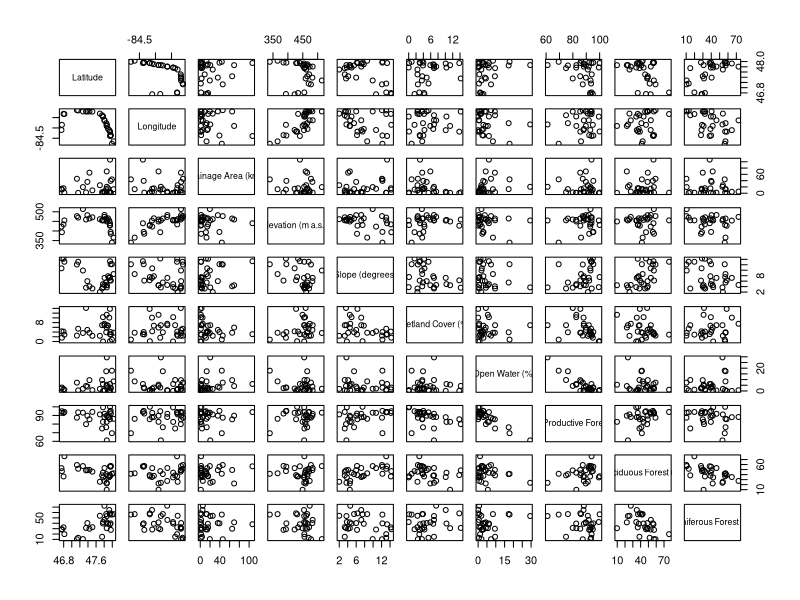
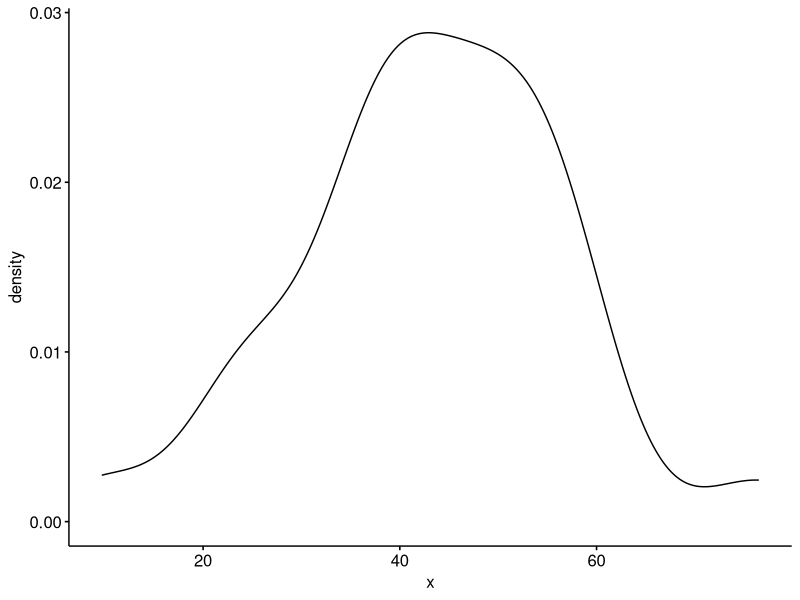
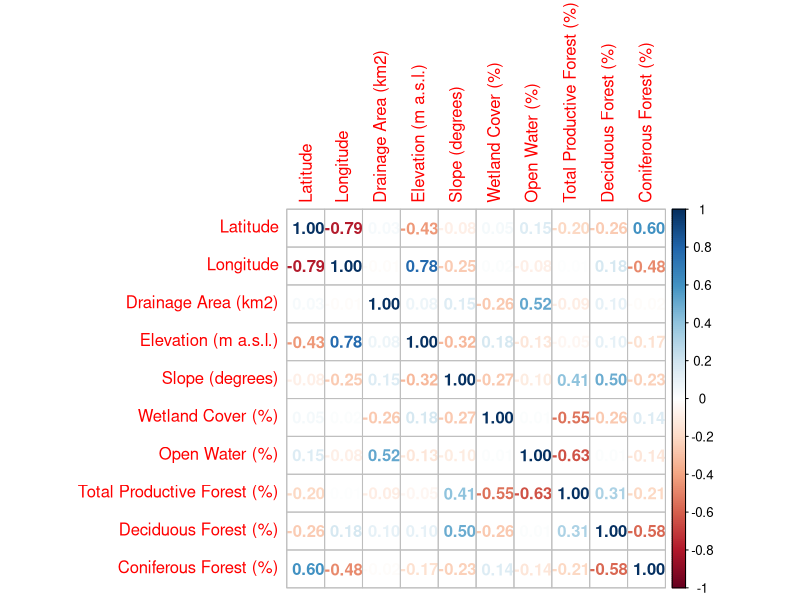

The R script that drew these images, in order:
#########################
## Name: Matt Watkins
## Date: Jan. 11th/23
## Project: MSc Data Analysis
## Objective: Run normality and correlation on land cover variables
## Inputs: master watershed table
## Outputs: normality data and correlation tables
#########################

## 0. NOTES ----

## 1. PREPARE ----

rm(list=ls())
options(stringsASfactors = FALSE, scipen = 999, encoding = "UTF-8")

library(tidyverse)
library(readxl)
library(ggpubr)
library(corrplot)

## 2. IMPORT ----

ws_table <- read_excel("Watershed_table_v1.xlsx")

## 3. TIDY // PROCESS ----

ws_landcover_var <- ws_table[, 7:17]

ws_landcover_out <- ws_landcover_var[, -10] # get down to only the variable columns needed

### 3.01 - Test for normality and run a Spearman's correlation ----

apply(ws_landcover_out, 2, shapiro.test) # 8 out of 10 variables are not normally distributed which suggets I should do a Spearmans's correlation. I'm basing this on the assumption that all variables need to appear normal (which they don't) to run a Pearson's correlation.

cor_spearman <- cor(ws_landcover_out, method = "spearman") # runs the spearman correlation and displays a table in the console


## 4. PLOTTING ----

### 4.01 Preliminary plots of the variables ----

plot(ws_landcover_out) # basic view of all the relationships

ggdensity(ws_landcover_out$`Deciduous Forest (%)`) # double-checking that deciduous/coniferous appears normal (as per Shapiro)

### 4.02 Spearman correlation plot (section 3.01) ----

corrplot(cor_spearman, method = "number")

## 5. SAVING // EXPORTING ----

## 6. TRIAL // JUNK CODE ----

